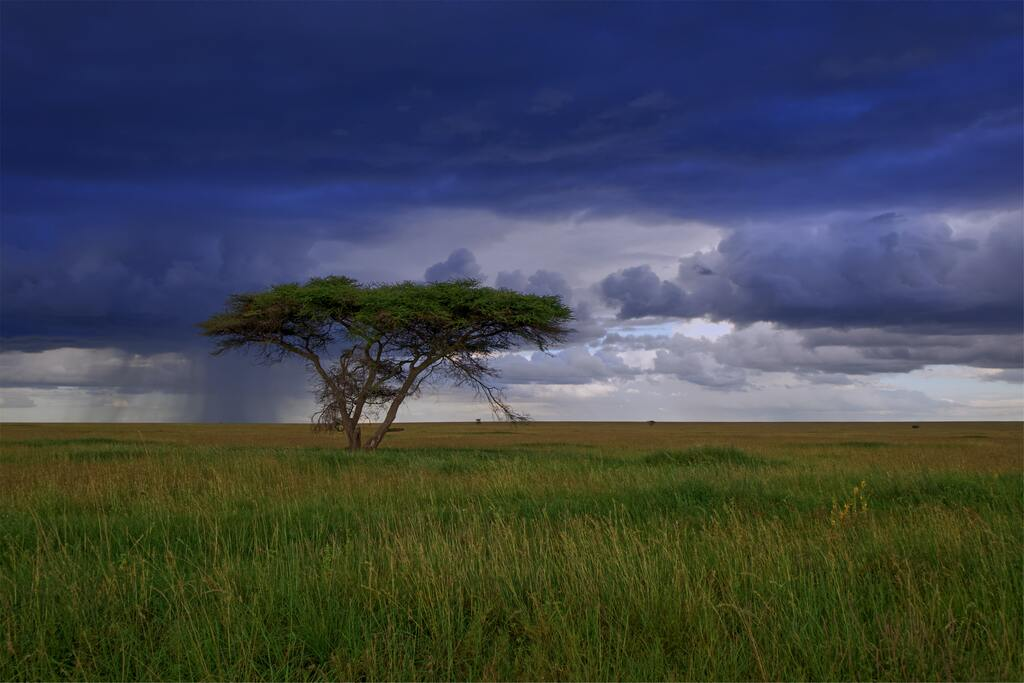
#> input picture A1/solution/q2im1.jpg, 1024 x 683 px
$ jupyter execute 20104442_assgn1_q4.ipynb
#> lines starting #> are read from the running program, lines starting #| are printed output that depends on the picture; after the words box and inside, x2 and y2 are one past the last pixel; in counts of white or black regions, pixels touching at a corner belong together
#> further down, im is the input picture: shape (683, 1024, 3); mean B, G, R 78, 69.8, 63.2
[cell 1]
# Copyright 2021 IITK EE604A Image Processing. All Rights Reserved.
#
# Licensed under the MIT License. Use and/or modification of this code outside of EE604 must reference:
#
# © IITK EE604A Image Processing
#
# Author: Dheeraj Bharti, Chiranjeev Prachand and Prof K. S. Venkatesh, Department of Electrical Engineering, IIT Kanpur

Question 4.

This question consists of two parts:<br>
  1) swapping of the three R, G, B channels<br>
  2) image rotation and translation

[cell 2]
import numpy as np
import cv2
from google.colab.patches import cv2_imshow
import matplotlib.pyplot as plt

[cell 3]
def rgb_swap(img):
  '''
  write a program which creates three images with RGB channels swapped in each of the image. let the original image be BGR then the second and the third
  output images should be RBG and GRB respectively.

  Inputs:
  - img - nparray

  Outputs:
  - out_im1 - numpy array (of dtype np.uint8) containing the output image in BGR.
  - out_im2 - numpy array (of dtype np.uint8) containing the output image in RBG.
  - out_im3 - numpy array (of dtype np.uint8) containing the output image in GRB.

  Allowed external package:
  You are not allowed to use any direct implementations
  '''

  out_im1 = img
  rows = out_im1.shape[0]
#> rows = 683
  cols = out_im1.shape[1]
#> cols = 1024

  out_im2 = np.zeros((rows, cols, 3), dtype=np.uint8)
  out_im3 = np.zeros((rows, cols, 3), dtype=np.uint8)

  out_im2[:, :, 0] = out_im1[:, :, 2]
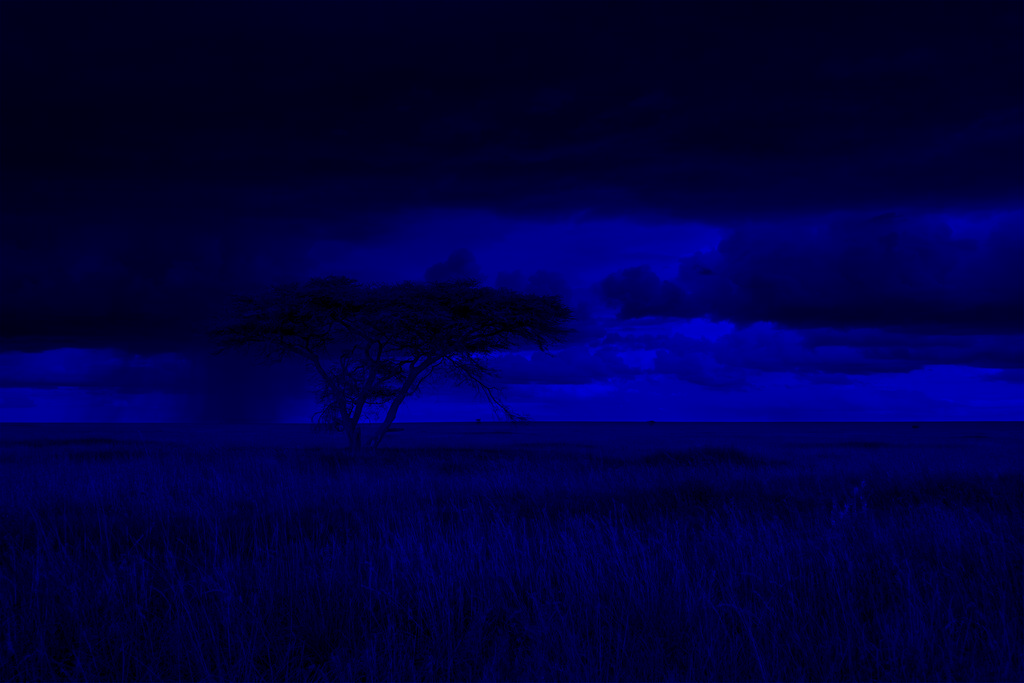
#> out_im2: shape (683, 1024, 3); mean B, G, R 63.2, 0, 0
  out_im2[:, :, 1] = out_im1[:, :, 0]
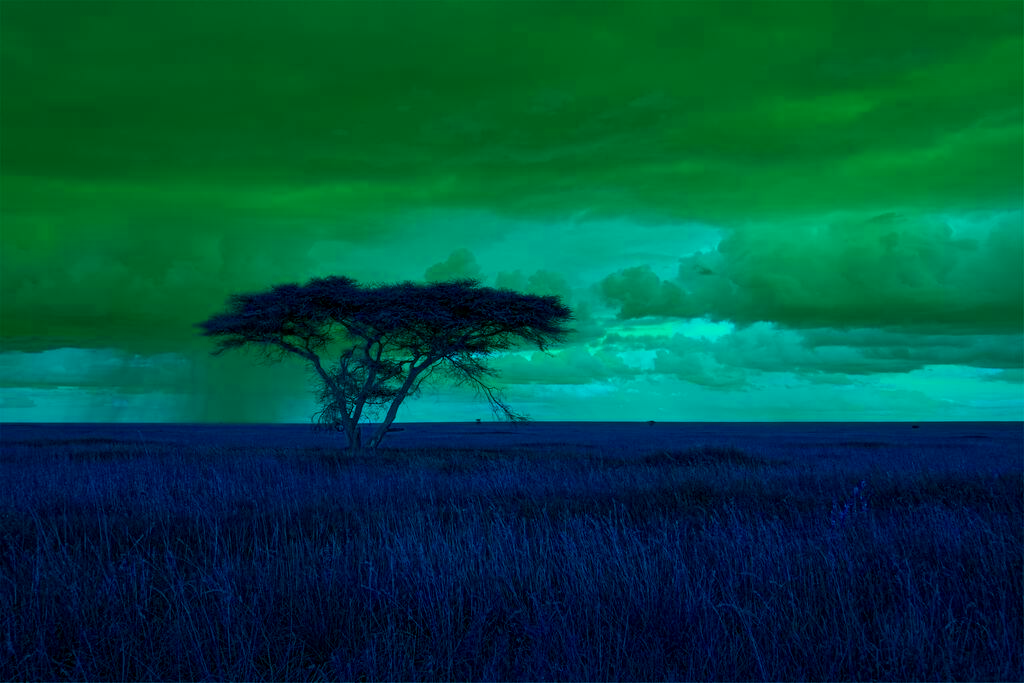
#> out_im2: shape (683, 1024, 3); mean B, G, R 63.2, 78, 0
  out_im2[:, :, 2] = out_im1[:, :, 1]
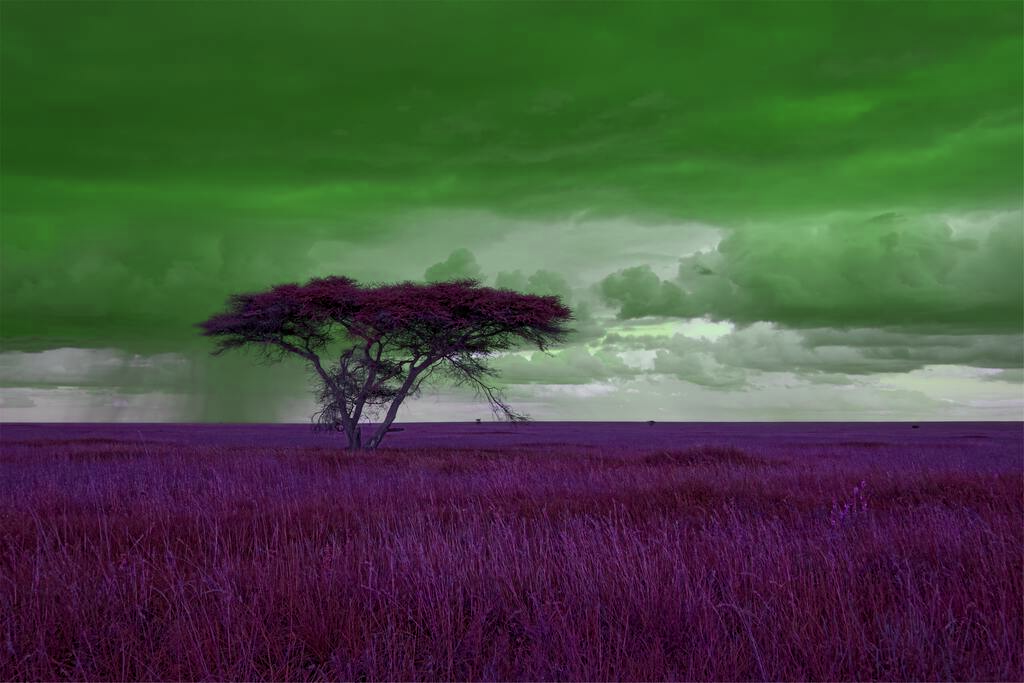
#> out_im2: shape (683, 1024, 3); mean B, G, R 63.2, 78, 69.8

  out_im3[:, :, 0] = out_im1[:, :, 1]
  out_im3[:, :, 1] = out_im1[:, :, 2]
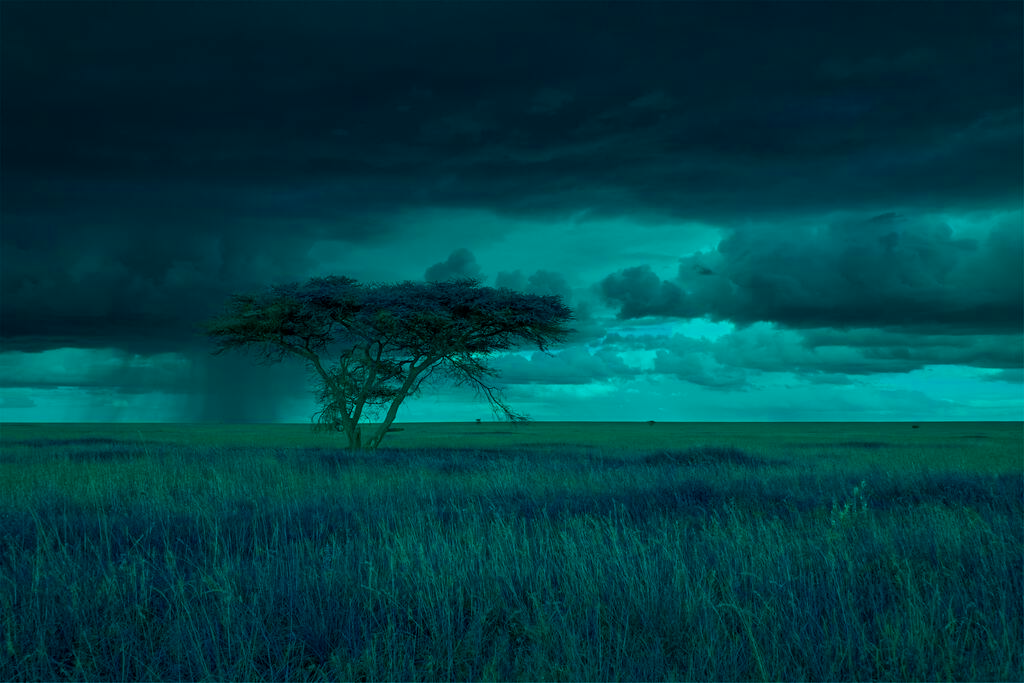
#> out_im3: shape (683, 1024, 3); mean B, G, R 69.8, 63.2, 0
  out_im3[:, :, 2] = out_im1[:, :, 0]
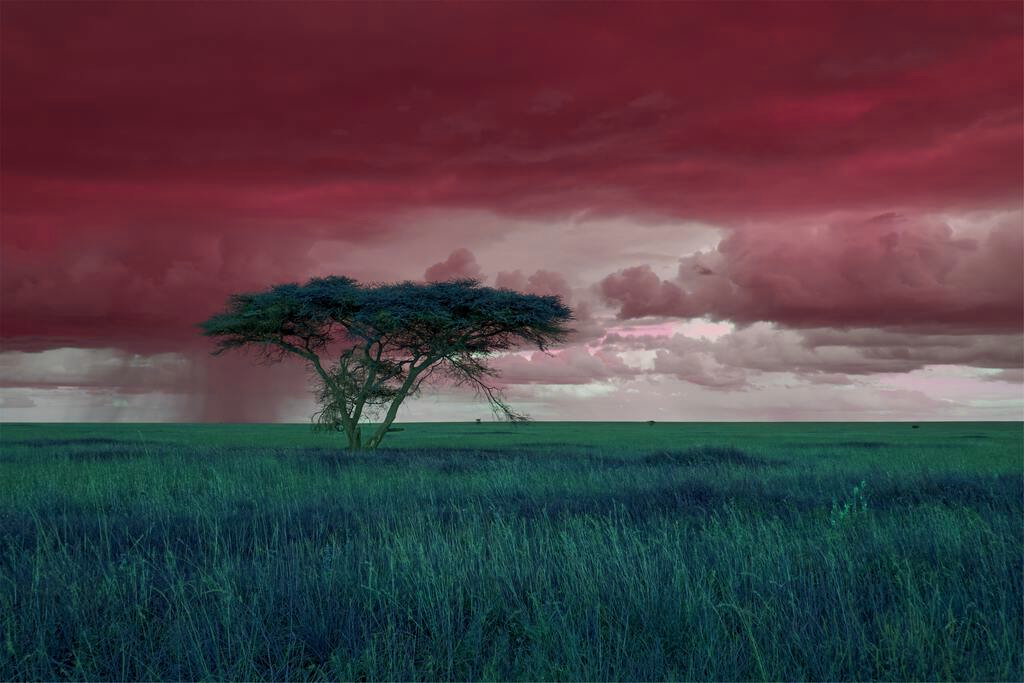
#> out_im3: shape (683, 1024, 3); mean B, G, R 69.8, 63.2, 78

  return [out_im1, out_im2, out_im3]

[cell 4]
## Test run

## Write a script which runs the above function for the given image and plot the different images in a pyplot subplot observing the changes.
#im = cv2.imread('q2im1.jpg')
img = 'q2im1.jpg'
im = cv2.imread(img)

[out_im1, out_im2, out_im3] = rgb_swap(im)
#cv2_imshow(out_im1)
#cv2_imshow(out_im2)
#cv2_imshow(out_im3)


plt.figure()

#subplot(r,c) provide the no. of rows and columns
f, axarr = plt.subplots(2,2, figsize=(20,20))

axarr[0, 0].imshow(im)
axarr[0, 0].set_title('Original')
axarr[0, 1].imshow(out_im1)
axarr[0, 1].set_title('BGR')
axarr[1, 0].imshow(out_im2)
axarr[1, 0].set_title('RBG')
axarr[1, 1].imshow(out_im3)
axarr[1, 1].set_title('GBR')

for ax in axarr.flat:
    ax.label_outer()
#> figure, not shown here; B, G, R data is drawn as R, G, B

[cell 5]
import math
img_size = 512
square_len = 100

img = np.zeros((img_size, img_size), dtype=np.uint8) # Intialise with blank display
for i in range(math.floor(img_size/2 - square_len/2), math.floor(img_size/2 + square_len/2)):
  for j in range(math.floor(img_size/2 - square_len/2), math.floor(img_size/2 + square_len/2)):
    img[i,j] = 255
cv2_imshow(img)
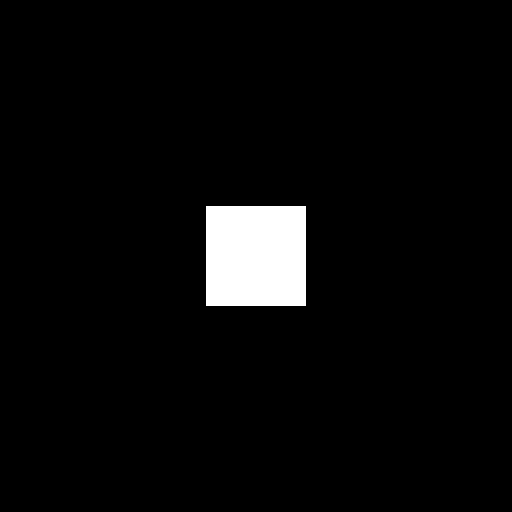
#> shown: shape (512, 512); 3.8% white; 1 white region, box (x1, y1, x2, y2) and area: (206, 206, 306, 306) 10000


def transform_image(img, shift, theta):
  '''
  write a program which translate and rotates a white square of size 100x100 pixels. First create an image of size 512x512 pixels having black background
  and a square of size 100x100 in the center of the image. now write a code which shifts the square by given pixel value and rotates it counter clockwise by
  given angle theta.

  Inputs:
  - img - original image
  - shift - a 2x1 array having the pixel shift value in x direction and y direction
  - theta - angle of roatation in degrees in counter clockwise direction

  Outputs:
  - out_im - numpy array (of dtype np.uint8) containing the output image.

  Allowed external package:
  You are not allowed to use any direct implementations
  '''
#> called with shift = array of shape (2, 1), theta = 135

  img_size = img.shape[0]
  square_len = 100


  out_img = img
  out_img = img.astype(np.float32) - 255
  root2 = np.sqrt(2)
  '''
  # Translation (just for translation)

  for i in range(math.floor(img_size/2 + shift[0,0]  - square_len/2),(math.floor(img_size/2 + shift[0,0] - square_len/2) + 100)):
    for j in range(math.floor(img_size/2 + shift[1,0] - square_len/2), (math.floor(img_size/2 + shift[1,0] - square_len/2) +100)):
      out_img[i,j] += 500

  for m in range(img.shape[0]):
    for n in range(img.shape[0]):
      if out_img[m,n] < 200:
        out_img[m,n] = 0
      else:
        out_img[m,n] = 255
  '''
  # Rotation
  sh_centre = np.array([img_size/2 + shift[0,0] , img_size/2 + shift[1,0]])
  bot_left = np.array([sh_centre[0] + (square_len/2) * root2 * np.sin(np.radians(45+theta)), sh_centre[1] - (square_len/2) * root2 * np.cos(np.radians(45+theta))])
  bot_right = np.array([sh_centre[0] + (square_len/2) * root2 * np.sin(np.radians(135+theta)), sh_centre[1] - (square_len/2) * root2 * np.cos(np.radians(135+theta))])

  top_right = np.array([sh_centre[0] - (square_len/2) * root2 * np.sin(np.radians(45+theta)), sh_centre[1] + (square_len/2) * root2 * np.cos(np.radians(45+theta))])
  top_left = np.array([sh_centre[0] - (square_len/2) * root2 * np.sin(np.radians(135+theta)), sh_centre[1] + (square_len/2) * root2 * np.cos(np.radians(135+theta))])

  s1 = np.sign((sh_centre[1] - bot_left[1]) * (bot_right[0] - bot_left[0]) - (bot_right[1] - bot_left[1]) * (sh_centre[0] - bot_left[0]))
  s2 = np.sign((sh_centre[1] - bot_right[1]) * (top_right[0] - bot_right[0]) - (top_right[1] - bot_right[1]) * (sh_centre[0] - bot_right[0]))
  s3 = np.sign((sh_centre[1] - top_right[1]) * (top_left[0] - top_right[0]) - (top_left[1] - top_right[1]) * (sh_centre[0] - top_right[0]))
  s4 = np.sign((sh_centre[1] - top_left[1]) * (bot_left[0] - top_left[0]) - (bot_left[1] - top_left[1]) * (sh_centre[0] - top_left[0]))

  for k in range(img.shape[0]):
    for l in range(img.shape[0]):
      if np.sign((l - bot_left[1]) * (bot_right[0] - bot_left[0]) - (bot_right[1] - bot_left[1]) * (k - bot_left[0])) == s1:
        if np.sign((l - bot_right[1]) * (top_right[0] - bot_right[0]) - (top_right[1] - bot_right[1]) * (k - bot_right[0])) == s2:
          if np.sign((l - top_right[1]) * (top_left[0] - top_right[0]) - (top_left[1] - top_right[1]) * (k - top_right[0])) == s3:
            if np.sign((l - top_left[1]) * (bot_left[0] - top_left[0]) - (bot_left[1] - top_left[1]) * (k - top_left[0])) == s4:
              out_img[k,l] += 500

  for m in range(img.shape[0]):
    for n in range(img.shape[0]):
      if out_img[m,n] < 200:
        out_img[m,n] = 0
      else:
        out_img[m,n] = 255

  return np.uint8(out_img)

out_img = transform_image(img, np.array([[106],[106]]), 135)
cv2_imshow(out_img)

[cell 6]
# Write a script which tests your function for atleast 5 different combinations of rotation and translation


out_img1 = transform_image(img, np.array([[100],[100]]), 0)

out_img2 = transform_image(img, np.array([[-100],[-100]]), 0)

out_img3 = transform_image(img, np.array([[0],[0]]), 30)

out_img4 = transform_image(img, np.array([[106],[100]]), 30)

out_img5 = transform_image(img, np.array([[-106],[-100]]), 150)

plt.figure()


f, axarr = plt.subplots(5,1, figsize=(50,10))

axarr[0].imshow(out_img1)
axarr[0].set_title('Positive shift')
axarr[1].imshow(out_img2)
axarr[1].set_title('Negative shift')
axarr[2].imshow(out_img3)
axarr[2].set_title('Rotate 30 deg')
axarr[3].imshow(out_img4)
axarr[3].set_title('pos shift n rotate 30')
axarr[4].imshow(out_img5)
axarr[4].set_title('neg shift and rotate 150')

for ax in axarr.flat:
    ax.label_outer()
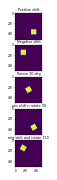
#> figure drawn by matplotlib, 5 panels

[cell 7]
out_img = transform_image(img, np.array([[100],[100]]), 0)
cv2_imshow(out_img)

out_img = transform_image(img, np.array([[-100],[-100]]), 0)
cv2_imshow(out_img)

out_img = transform_image(img, np.array([[0],[0]]), 30)
cv2_imshow(out_img)

out_img = transform_image(img, np.array([[106],[100]]), 30)
cv2_imshow(out_img)
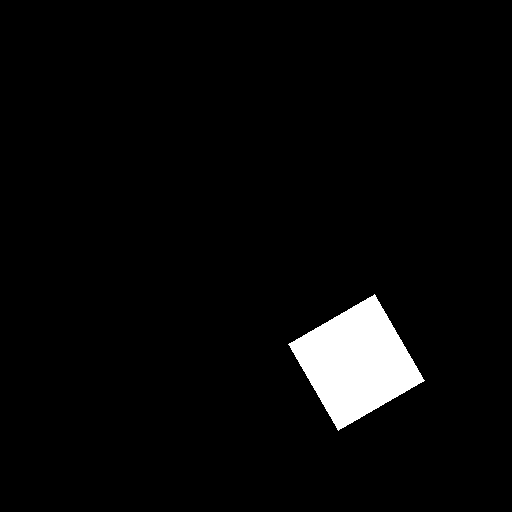
#> shown: shape (512, 512); 3.8% white; 1 white region, box (x1, y1, x2, y2) and area: (288, 294, 425, 431) 10001

out_img = transform_image(img, np.array([[-106],[-100]]), 150)
cv2_imshow(out_img)
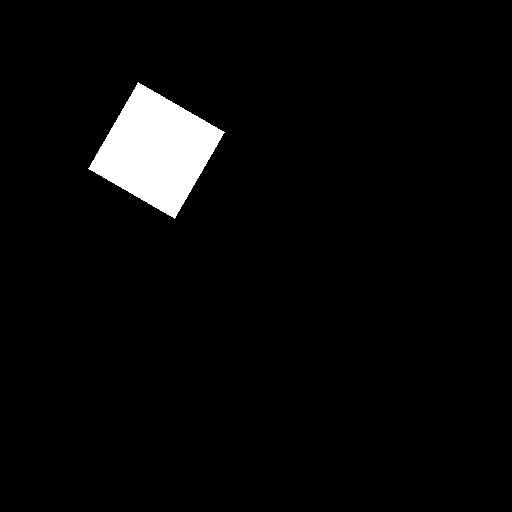
#> shown: shape (512, 512); 3.8% white; 1 white region, box (x1, y1, x2, y2) and area: (88, 82, 225, 219) 10001
